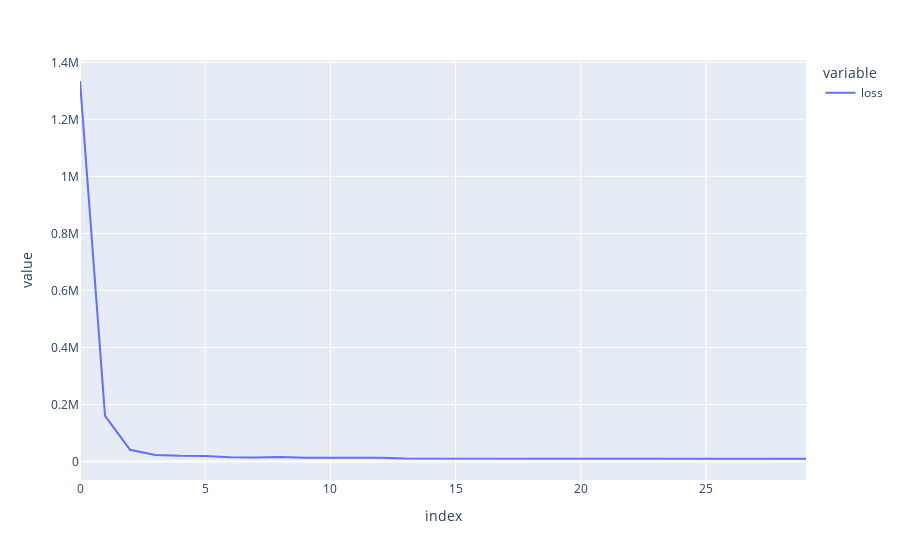

The notebook cell saved with this chart:
### Code cell
hist_df = pd.DataFrame(history.history)
px.line(hist_df, y=['loss'])

### Figure 1 — Plotly figure (JSON) as saved in the notebook; plotly's stock layout.template omitted (floating-point values rounded to 4 significant figures)
{"data": [{"hovertemplate": "variable=loss<br>index=%{x}<br>value=%{y}<extra></extra>", "legendgroup": "loss", "line": {"color": "#636efa", "dash": "solid"}, "marker": {"symbol": "circle"}, "mode": "lines", "name": "loss", "orientation": "v", "showlegend": true, "type": "scatter", "x": [0, 1, 2, 3, 4, 5, 6, 7, 8, 9, 10, 11, 12, 13, 14, 15, 16, 17, 18, 19, 20, 21, 22, 23, 24, 25, 26, 27, 28, 29], "xaxis": "x", "y": [1335000.0, 160300.0, 41090.0, 22670.0, 19920.0, 19170.0, 14990.0, 13890.0, 16000.0, 12710.0, 12890.0, 13270.0, 13000.0, 10590.0, 10450.0, 10470.0, 11480.0, 11040.0, 9684.0, 10240.0, 9277.0, 9507.0, 10430.0, 9501.0, 9448.0, 9220.0, 9061.0, 9313.0, 8625.0, 9309.0], "yaxis": "y"}], "layout": {"legend": {"title": {"text": "variable"}, "tracegroupgap": 0}, "margin": {"t": 60}, "xaxis": {"anchor": "y", "domain": [0, 1], "title": {"text": "index"}}, "yaxis": {"anchor": "x", "domain": [0, 1], "title": {"text": "value"}}}}
